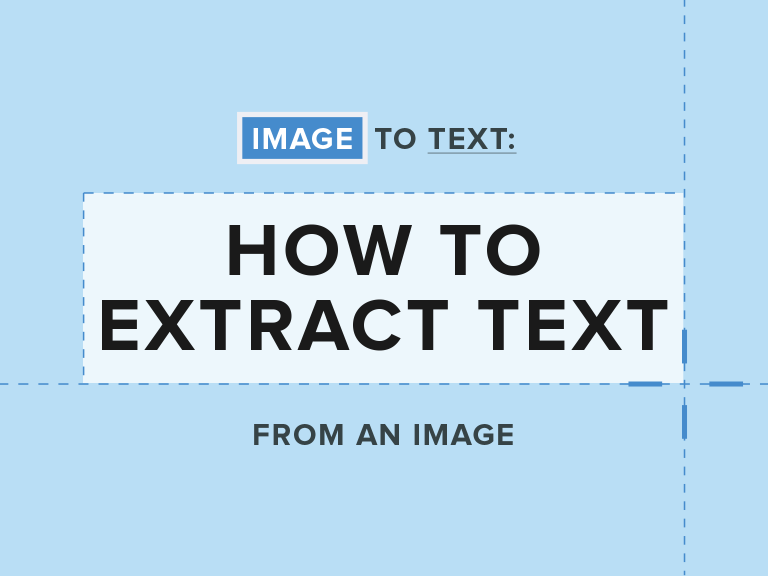
#> input picture image.png, 1536 x 1152 px (shown at 1/2 size)
$ python ocr.py
#> lines starting #> are read from the running program, lines starting #| are printed output that depends on the picture; after the words box and inside, x2 and y2 are one past the last pixel; in counts of white or black regions, pixels touching at a corner belong together
from PIL import Image
import pytesseract
import cv2
import os

image = cv2.imread("image.png")
#> image is the input picture: shape (1152, 1536, 3); mean B, G, R 235.4, 217, 187.3
gray = cv2.cvtColor(image,cv2.COLOR_BGR2GRAY)
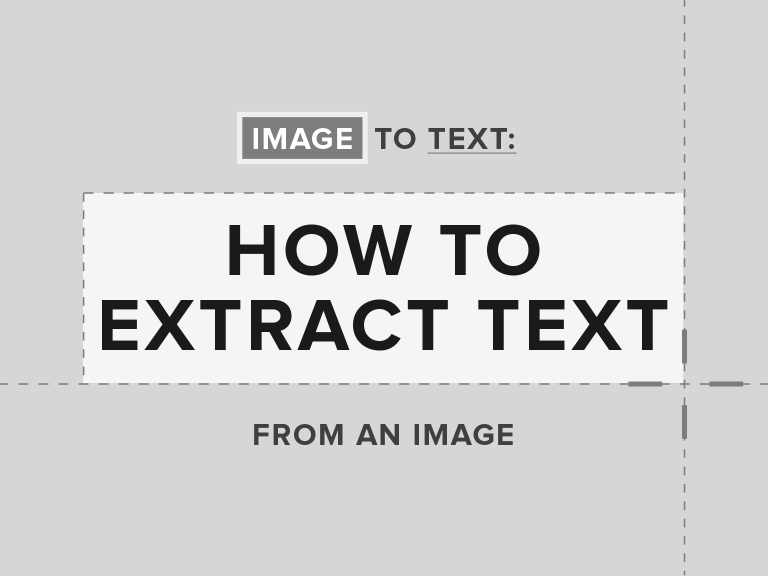
#> gray: shape (1152, 1536) (shown at 1/2 size); min 26, max 255, mean 210.6
(thresh, blackAndWhite) = cv2.threshold(gray, 127, 255, cv2.THRESH_BINARY)
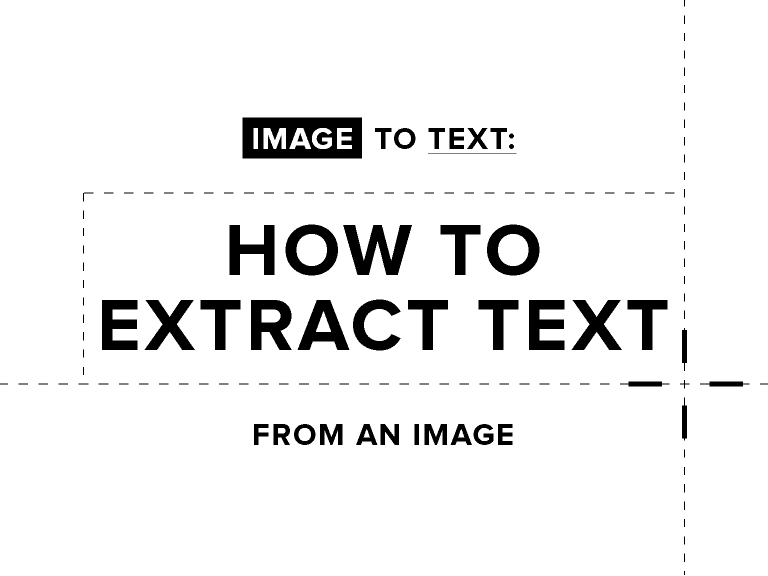
#> blackAndWhite: shape (1152, 1536) (shown at 1/2 size); 93.8% white; 142 black regions (1 under 20 px), largest, box (x1, y1, x2, y2) and area: (485, 235, 724, 317) 14972, (686, 450, 824, 550) 7064, (502, 600, 583, 700) 5459

filename = "{}.png".format(os.getpid())
cv2.imwrite(filename,blackAndWhite)

#> (the run stopped early here; a loop or call above may not have finished)
